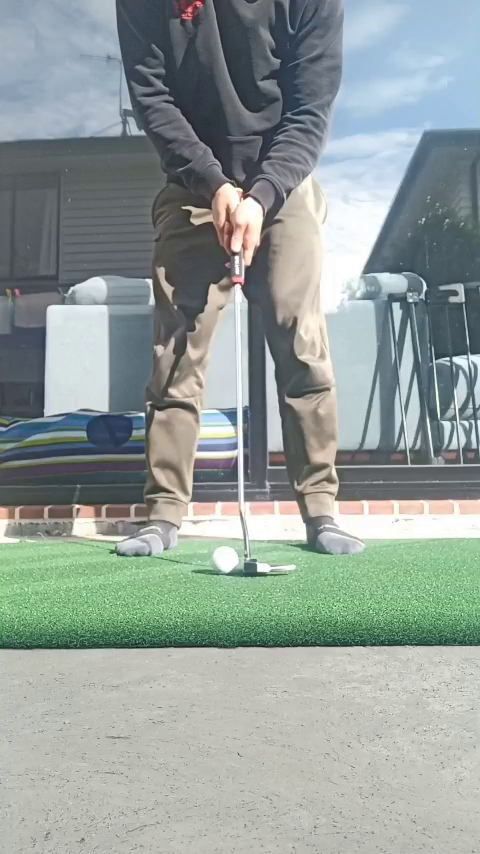
#> input picture frame 7 of Code for CV project/videos/peter_putting.mp4, 480 x 854 px, given in place of peter_putting_fourth60fps.mp4, which was not available
$ python 'Masking green.py'
#> lines starting #> are read from the running program, lines starting #| are printed output that depends on the picture; after the words box and inside, x2 and y2 are one past the last pixel; in counts of white or black regions, pixels touching at a corner belong together; pictures that were not available may be replaced by others from this repository, and a replacement may not be noted
import cv2
import numpy as np
from filterpy.kalman import KalmanFilter, UnscentedKalmanFilter, MerweScaledSigmaPoints

if __name__ == "__main__":
    # track_ball()


    # cap = cv2.VideoCapture('videos/peter_putting_third.mp4')
    cap = cv2.VideoCapture('videos/peter_putting_fourth60fps.mp4')
    # grab the current frame
    ret, frame = cap.read()  # Read a frame from the video file.
#> frame is the input picture: shape (854, 480, 3); mean B, G, R 153.3, 157.1, 146.5
    if not ret:
        print("NO VIDEO FRAME OBTAINED")
        # [6 lines of commented-out code are left out]
    frame_HSV = cv2.cvtColor(frame, cv2.COLOR_BGR2HSV)   # convert image from BGR to HSV
#> frame_HSV: shape (854, 480, 3); mean H, S, V 70.2, 35.8, 163.2
    # [7 lines of commented-out code are left out]
    lower_grass = np.array([30, 68, 75], dtype="uint8")
    upper_grass = np.array([91, 210, 220], dtype="uint8")      # peter_putting_fourth60fps

    # Detect a colour ball with a colour range.
    mask = cv2.inRange(frame_HSV, lower_grass, upper_grass)  # Find all pixels in the image within the colour range.
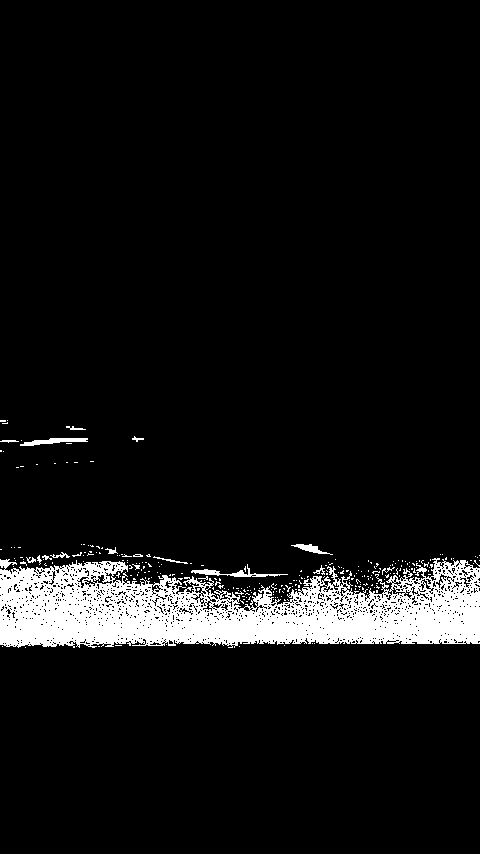
#> mask: shape (854, 480); 7.3% white; 262 white regions (245 under 20 px), largest, box (x1, y1, x2, y2) and area: (0, 558, 480, 648) 27798, (191, 564, 288, 577) 311, (20, 438, 88, 446) 284

    # Perfrom closing morphology (dilate then erosion) to fill gaps and holes in image
    kernel = np.ones((3,3), np.uint8)
    closing_mask = cv2.morphologyEx(mask, cv2.MORPH_CLOSE, kernel, iterations=5)
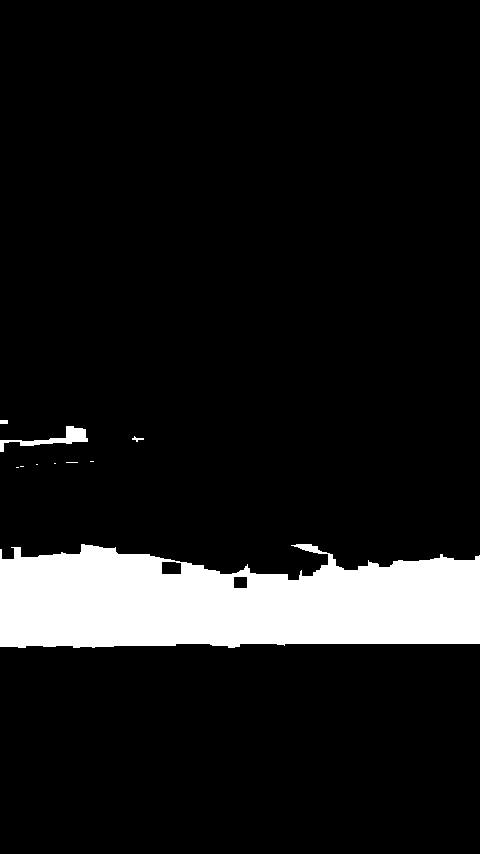
#> closing_mask: shape (854, 480); 9.9% white; 10 white regions (6 under 20 px)
    # do some erosion after this to get rid of random white spots
    # erosion_mask = cv2.erode(closing_mask, kernel, iterations=2)
    # opening_mask = cv2.morphologyEx(closing_mask, cv2.MORPH_OPEN, kernel, iterations=2)   # trying opening instead of just erosion

    # mask_inverted = cv2.bitwise_not(mask)
    # cv2.imshow('closing mask', closing_mask)  # Display the grayscale frame on the screen
    # This shows a black/white mask of the golf ball and any other objects that are within the white-grey colour range
    # cv2.imshow('opening mask', opening_mask)

    # Define regions of interest (for demonstration purposes, let's assume predefined ROIs)
    # roi for drawing small box around the golf ball
    # rois = [(200, 630, 100, 100)]  # Format: (start_x, start_y, width, height)
    rois = [(200, 630, 100, 100)]  # Format: (start_x, start_y, width, height)

    # Draw bounding boxes
    for roi in rois:
        start_x, start_y, width, height = roi
        end_x = start_x + width
        end_y = start_y + height
        # cv2.rectangle(frame, (start_x, start_y), (end_x, end_y), (0, 0, 255), 2)  # Green color, thickness=2
    # cv2.imshow('frame', frame)   # show original img with bounding box

    # Find contours in the binary image
    contours, _ = cv2.findContours(closing_mask, cv2.RETR_EXTERNAL, cv2.CHAIN_APPROX_SIMPLE)
#> contours = 10 contours, 7 with area under 20; largest, box (x1, y1, x2, y2) and area: (0, 544, 480, 648) 39548, (0, 426, 88, 452) 513, (0, 420, 8, 424) 21
    contour = max(contours, key=len)      # assuming the green will be the biggest contour by far
#> contour = contour of 252 points, box (x1, y1, x2, y2) (0, 544, 480, 648), area 39548

    # Iterate through each contour
    # for contour in contours:

    # Approximate the contour with a polygon
    epsilon = 0.001 * cv2.arcLength(contour, True) # adjust the epsilon value as needed
#> epsilon = 1.41
    approx = cv2.approxPolyDP(contour, epsilon, True)
#> approx = contour of 84 points, box (x1, y1, x2, y2) (0, 544, 480, 648), area 39629

    # Draw the polygon (optional)
    cv2.drawContours(frame, [approx], 0, (0, 255, 0), 2)  # Green color, thickness=2
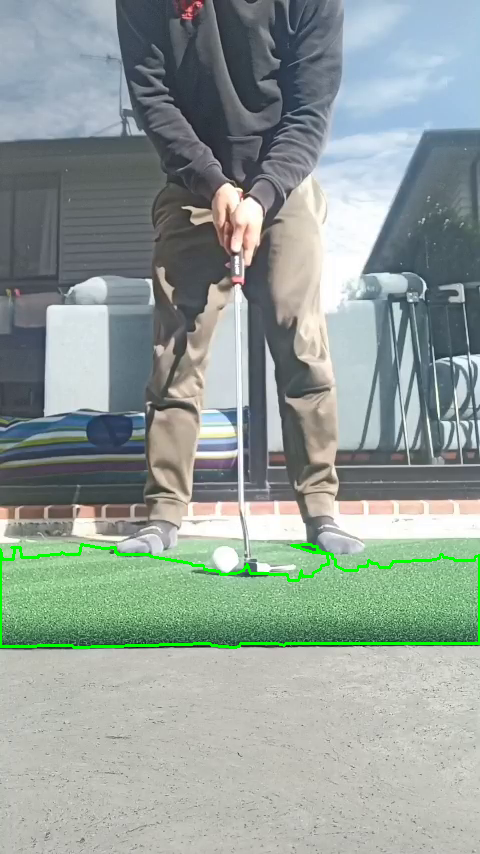
#> frame: shape (854, 480, 3); 0.91% of pixels changed, all inside (x1, y1, x2, y2) = (0, 543, 480, 649)

    # Get corner points
    corners = np.squeeze(approx)
#> corners = 84 pairs, first value 0 to 479, second value 544 to 647

    # Draw circles at corner points (optional)
    for corner in corners:
        cv2.circle(frame, tuple(corner), 5, (0, 0, 255), -1)  # Red color, filled circle
#> this loop made 84 passes
#> corner on passes 1 to 12: [0, 549], [0, 646], [72, 645], [73, 647], [209, 643], [212, 645], [234, 647], [239, 646], [240, 643], [276, 643], [284, 645], [285, 643]
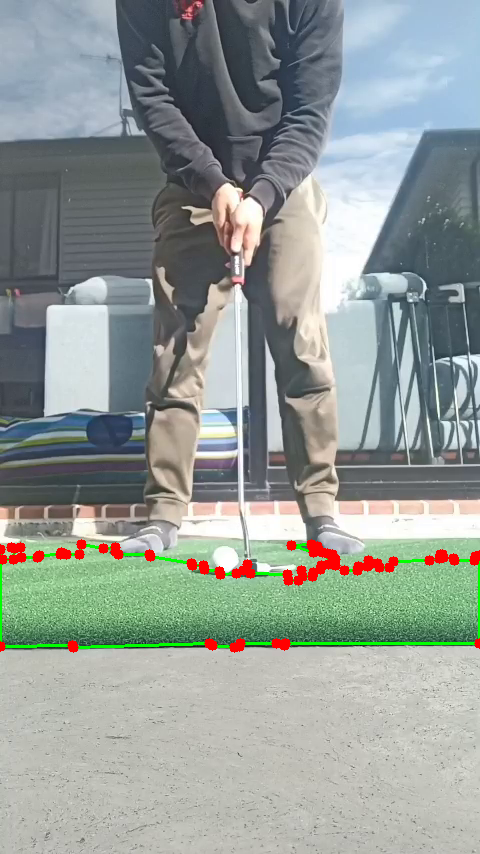
#> frame: shape (854, 480, 3); 1.16% of pixels changed, all inside (x1, y1, x2, y2) = (0, 539, 480, 653)


    # Create a black mask with the same dimensions as the image
    black_mask = np.zeros(frame.shape[:2], dtype="uint8")   # this code works
    black_mask1 = np.zeros_like(frame, dtype="uint8") # this code doesn't work - even tho its dtype=uint8 it thinks its int8
    print(frame.dtype)
#| uint8
    print(black_mask1.dtype)
#| uint8

    # Draw the polygon on the mask
    cv2.fillPoly(black_mask, [approx], 255)
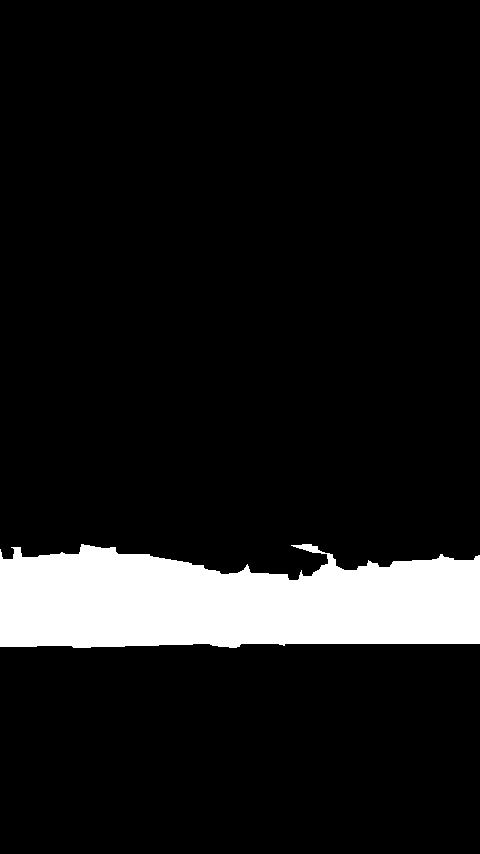
#> black_mask: shape (854, 480); 9.8% white; 1 white region, box (x1, y1, x2, y2) and area: (0, 544, 480, 648) 40303

    # Apply the mask to the original image
    masked_image = cv2.bitwise_and(frame, frame, mask=black_mask)
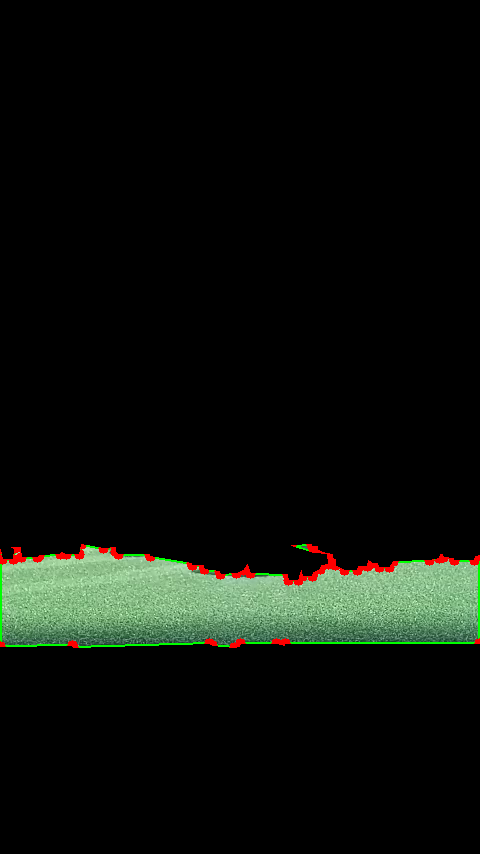
#> masked_image: shape (854, 480, 3); mean B, G, R 11.1, 16.2, 12.3

    while cv2.waitKey(1) < 0:
        # Display the image with contours and corner points
#> (key Esc is pressed here)
        cv2.imshow('closing_mask', closing_mask)
        cv2.imshow('Contours and Corner Points', frame)
        cv2.imshow('masked_image', masked_image)

    cv2.destroyAllWindows()

$ run again, starting later in the video
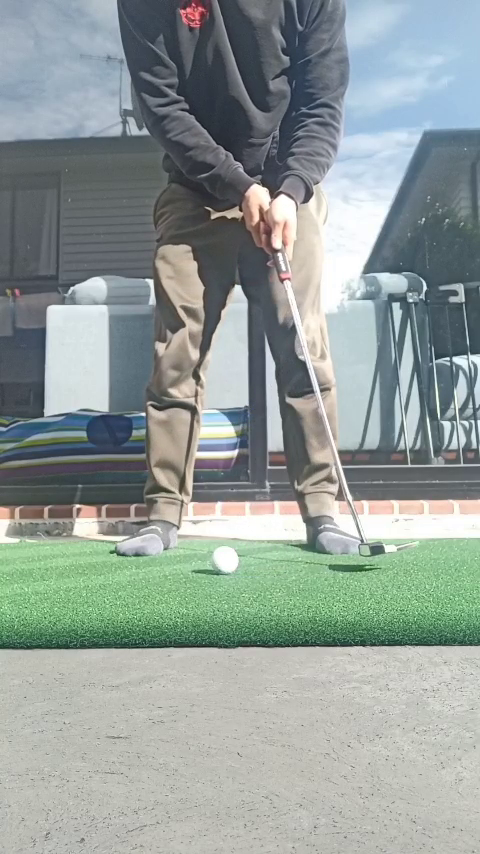
#> input picture frame 32 of Code for CV project/videos/peter_putting.mp4, 480 x 854 px, given in place of peter_putting_fourth60fps.mp4, which was not available
#> frame is the input picture: shape (854, 480, 3); mean B, G, R 152.6, 156.4, 145.8
#> frame_HSV: shape (854, 480, 3); mean H, S, V 70.4, 36, 162.5
#> mask: shape (854, 480); 7.4% white; 232 white regions (208 under 20 px), largest, box (x1, y1, x2, y2) and area: (0, 554, 480, 648) 27983, (304, 562, 382, 574) 364, (16, 438, 88, 448) 293
#> closing_mask: shape (854, 480); 10% white; 11 white regions (5 under 20 px)
#> contours = 11 contours, 5 with area under 20; largest, box (x1, y1, x2, y2) and area: (0, 544, 480, 648) 39491, (0, 426, 88, 452) 672, (132, 428, 144, 440) 70, (66, 459, 140, 462) 40, (232, 424, 242, 436) 30, (0, 420, 8, 424) 21
#> contour = contour of 229 points, box (x1, y1, x2, y2) (0, 544, 480, 648), area 39491
#> epsilon = 1.44
#> approx = contour of 83 points, box (x1, y1, x2, y2) (0, 544, 480, 648), area 39586
#> corners = 83 pairs, first value 0 to 479, second value 544 to 647
#> the loop `for corner in corners:` made 83 passes
#> corner on passes 1 to 8: [479, 555], [475, 556], [474, 560], [454, 560], [453, 558], [443, 557], [440, 554], [440, 557]
#> after the loop `for corner in corners:`:
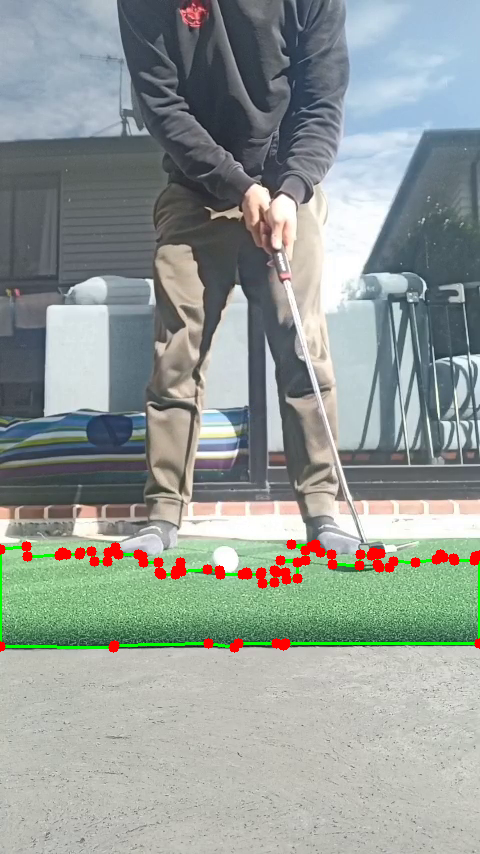
#> frame: shape (854, 480, 3); mean B, G, R 150.5, 155, 146.8
#| uint8
#| uint8
#> black_mask: shape (854, 480); 9.8% white; 1 white region, box (x1, y1, x2, y2) and area: (0, 544, 480, 648) 40272
#> `masked_image = cv2.bitwise_and(frame, frame, mask=black_mask)`:
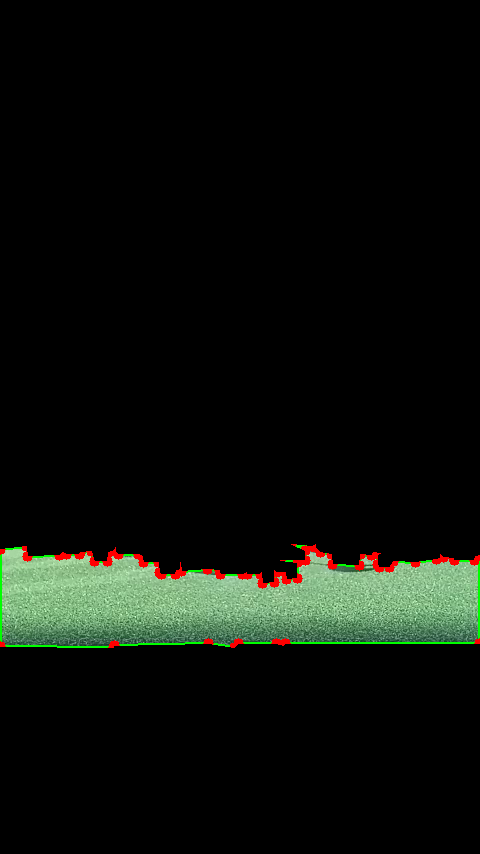
#> masked_image: shape (854, 480, 3); mean B, G, R 10.9, 16, 12.2

$ run again, starting later in the video
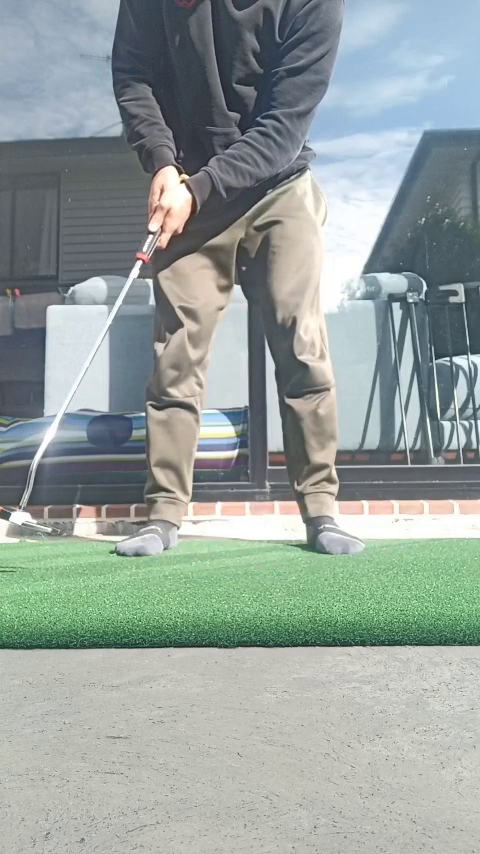
#> input picture frame 57 of Code for CV project/videos/peter_putting.mp4, 480 x 854 px, given in place of peter_putting_fourth60fps.mp4, which was not available
#> frame is the input picture: shape (854, 480, 3); mean B, G, R 156.3, 160, 149.3
#> frame_HSV: shape (854, 480, 3); mean H, S, V 70, 35.4, 166.3
#> mask: shape (854, 480); 6.8% white; 280 white regions (265 under 20 px), largest, box (x1, y1, x2, y2) and area: (0, 560, 480, 648) 26099, (65, 562, 99, 579) 169, (290, 544, 327, 554) 130
#> closing_mask: shape (854, 480); 9.4% white; 13 white regions (10 under 20 px)
#> contours = 13 contours, 11 with area under 20; largest, box (x1, y1, x2, y2) and area: (0, 550, 480, 648) 37870, (290, 544, 327, 554) 101
#> contour = contour of 193 points, box (x1, y1, x2, y2) (0, 550, 480, 648), area 37870
#> epsilon = 1.29
#> approx = contour of 96 points, box (x1, y1, x2, y2) (0, 550, 480, 648), area 38024
#> corners = 96 pairs, first value 0 to 479, second value 550 to 647
#> the loop `for corner in corners:` made 96 passes
#> corner on passes 1 to 8: [0, 566], [0, 646], [113, 647], [114, 645], [145, 646], [177, 645], [178, 643], [191, 643]
#> after the loop `for corner in corners:`:
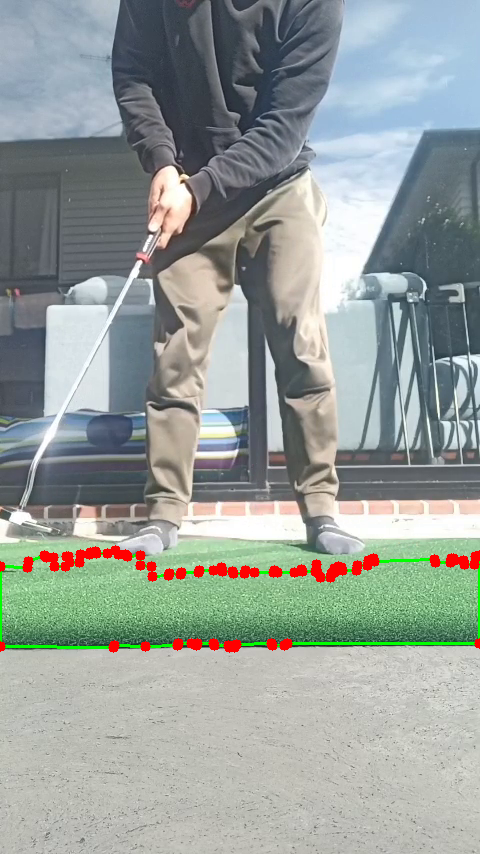
#> frame: shape (854, 480, 3); mean B, G, R 154.1, 158.4, 150.4
#| uint8
#| uint8
#> black_mask: shape (854, 480); 9.4% white; 1 white region, box (x1, y1, x2, y2) and area: (0, 550, 480, 648) 38649
#> `masked_image = cv2.bitwise_and(frame, frame, mask=black_mask)`:
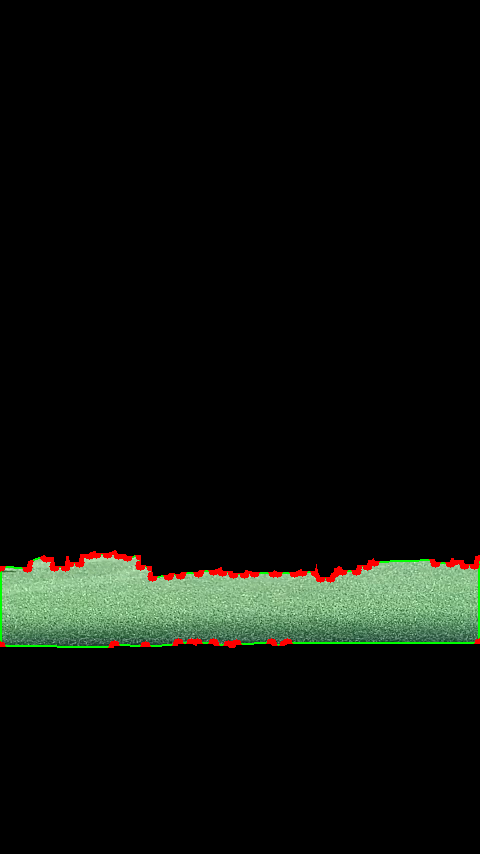
#> masked_image: shape (854, 480, 3); mean B, G, R 10.4, 15.2, 11.8
